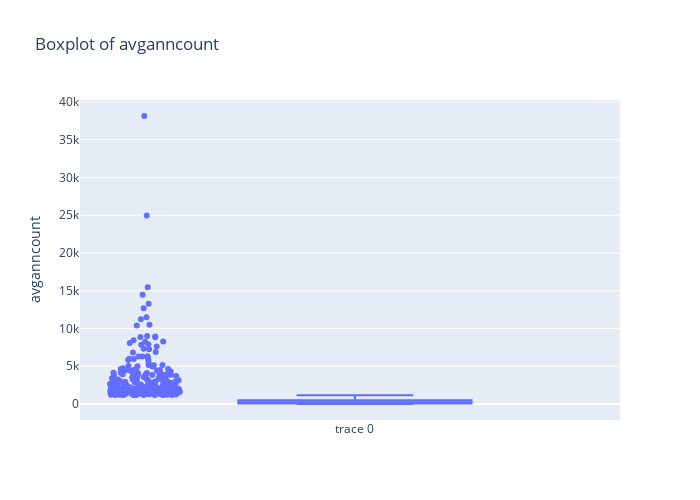
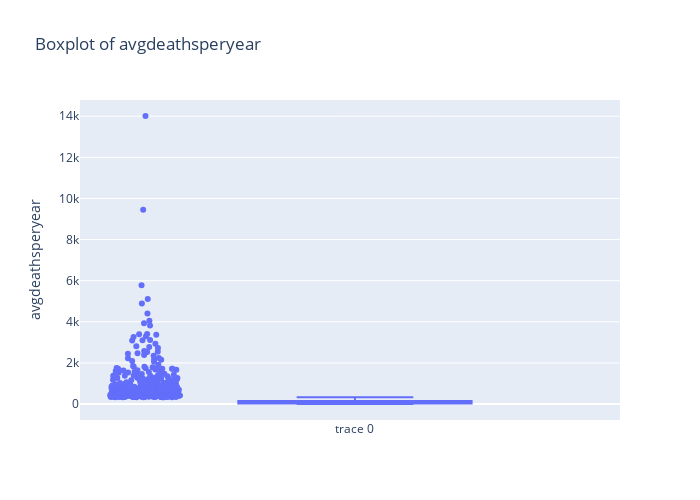
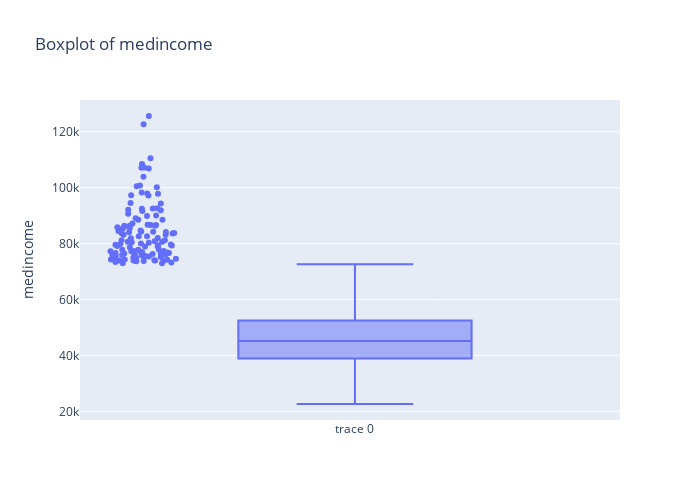
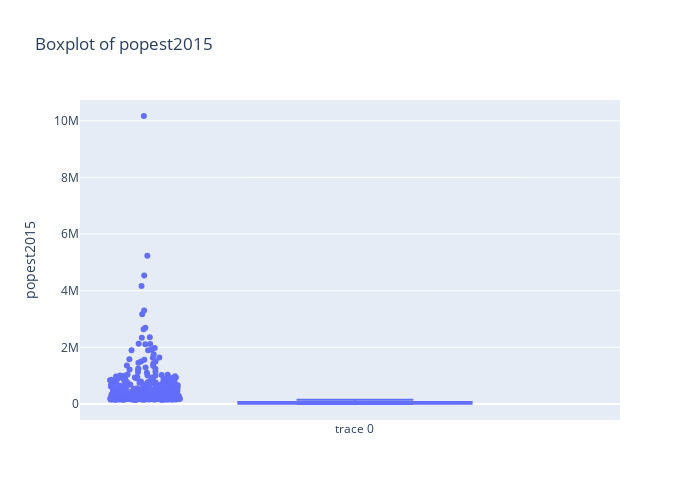

Write notebook code for charts like these, in order.
### Code cell
import plotly.graph_objects as go

def box_plot(df, col):
    fig = go.Figure(data=[go.Box(y=df[col], boxpoints='outliers', jitter=0.3, pointpos=-1.8)])
    fig.update_layout(
        title = "Boxplot of " + col,
        yaxis_title = col,
        width=700,
        height=500)
    fig.show()

for col in skewed_cols:
    box_plot(processed_data, col)

### Figure 1 — Plotly figure (JSON) as saved in the notebook; plotly's stock layout.template omitted (floating-point values rounded to 4 significant figures; data arrays with more than 128 entries replaced by an {"elided": "..."} marker saying what was removed)
{"data": [{"boxpoints": "outliers", "jitter": 0.3, "pointpos": -1.8, "type": "box", "y": {"elided": "3047 float values"}}], "layout": {"height": 500, "title": {"text": "Boxplot of avganncount"}, "width": 700, "yaxis": {"title": {"text": "avganncount"}}}}

### Figure 2 — Plotly figure (JSON) as saved in the notebook; plotly's stock layout.template omitted (floating-point values rounded to 4 significant figures; data arrays with more than 128 entries replaced by an {"elided": "..."} marker saying what was removed)
{"data": [{"boxpoints": "outliers", "jitter": 0.3, "pointpos": -1.8, "type": "box", "y": {"elided": "3047 int values"}}], "layout": {"height": 500, "title": {"text": "Boxplot of avgdeathsperyear"}, "width": 700, "yaxis": {"title": {"text": "avgdeathsperyear"}}}}

### Figure 3 — Plotly figure (JSON) as saved in the notebook; plotly's stock layout.template omitted (floating-point values rounded to 4 significant figures; data arrays with more than 128 entries replaced by an {"elided": "..."} marker saying what was removed)
{"data": [{"boxpoints": "outliers", "jitter": 0.3, "pointpos": -1.8, "type": "box", "y": {"elided": "3047 int values"}}], "layout": {"height": 500, "title": {"text": "Boxplot of medincome"}, "width": 700, "yaxis": {"title": {"text": "medincome"}}}}

### Figure 4 — Plotly figure (JSON) as saved in the notebook; plotly's stock layout.template omitted (floating-point values rounded to 4 significant figures; data arrays with more than 128 entries replaced by an {"elided": "..."} marker saying what was removed)
{"data": [{"boxpoints": "outliers", "jitter": 0.3, "pointpos": -1.8, "type": "box", "y": {"elided": "3047 int values"}}], "layout": {"height": 500, "title": {"text": "Boxplot of popest2015"}, "width": 700, "yaxis": {"title": {"text": "popest2015"}}}}
